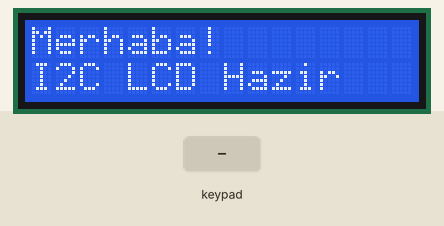
Recording of a sketch running on a simulated Arduino Uno, built with avr-gcc and run on an emulated ATmega328P. Shown: 16×2 character LCD. The inputs (shaded band) are chosen by the test bench.

Above: at 1.2 s.
1.3 s: key 'A' pressed
At 2.5 s:
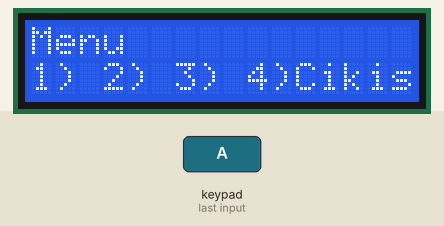
2.8 s: keypad keys 1 3 9 7 A pressed 0.4 s apart
At 4.1 s:
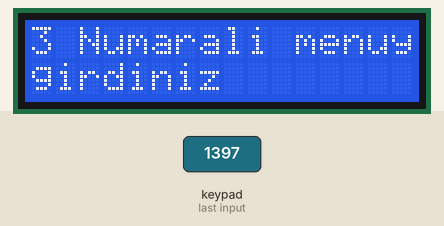
6.3 s: key '2' pressed
At 7.5 s:
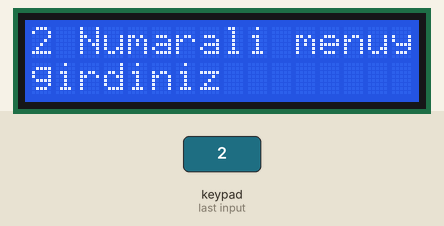
7.8 s: key '4' pressed
At 8.9 s:
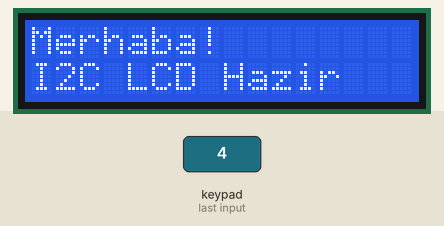
Timing chart, 0 to 10.3 s (numbered marks = the images above; inputs shaded):
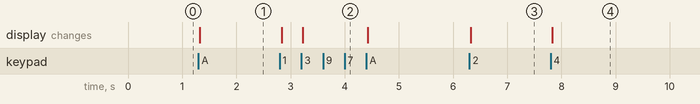

Measured:
- after the input at 1.3 s, the display: changes at once (image 1)
- after the input at 2.8 s, the display: first changes at once (image 2 shows a later state)
- after the input at 6.3 s, the display: changes at once (image 3)
- after the input at 7.8 s, the display: changes at once (image 4)

The sketch:

LiquidCrystal_I2C_16x2_Keypad.ino
```cpp
#include <Wire.h>
#include <LiquidCrystal_I2C.h>
#include <Keypad.h>

LiquidCrystal_I2C lcd(0x27, 16, 2);

// ---------------- KEYMAP ----------------
const byte ROWS = 4;
const byte COLS = 4;

char keys[ROWS][COLS] = {
  {'1', '2', '3', 'A'},
  {'4', '5', '6', 'B'},
  {'7', '8', '9', 'C'},
  {'*', '0', '#', 'D'}
};

// Keypad pinleri
byte rowPins[ROWS] = {9, 8, 7, 6};
byte colPins[COLS] = {5, 4, 3, 2};

Keypad keypad = Keypad(makeKeymap(keys), rowPins, colPins, ROWS, COLS);

// ---------------- DURUM ----------------
bool menuAcik = false;

void anaEkranGoster() {
  lcd.clear();
  lcd.setCursor(0, 0);
  lcd.print("Merhaba!");

  lcd.setCursor(0, 1);
  lcd.print("I2C LCD Hazir");
}

void menuGoster() {
  lcd.clear();

  lcd.setCursor(0, 0);
  lcd.print("Menu");

  lcd.setCursor(0, 1);
  lcd.print("1) 2) 3) 4)Cikis");
}

void menuMesajiGoster(char menuNo) {
  lcd.clear();

  lcd.setCursor(0, 0);
  lcd.print(menuNo);
  lcd.print(" Numarali menuye");

  lcd.setCursor(0, 1);
  lcd.print("girdiniz");
}

void setup() {
  Wire.begin();

  lcd.init();
  lcd.backlight();

  anaEkranGoster();
}

void loop() {
  char key = keypad.getKey();

  if (key) {
    // A ile menuyu ac
    if (key == 'A') {
      menuAcik = true;
      menuGoster();
    }

    // Menu acikken secimler
    else if (menuAcik) {
      if (key == '1') {
        menuMesajiGoster('1');
      }
      else if (key == '2') {
        menuMesajiGoster('2');
      }
      else if (key == '3') {
        menuMesajiGoster('3');
      }
      else if (key == '4') {
        menuAcik = false;
        anaEkranGoster();
      }
    }
  }
}
```
